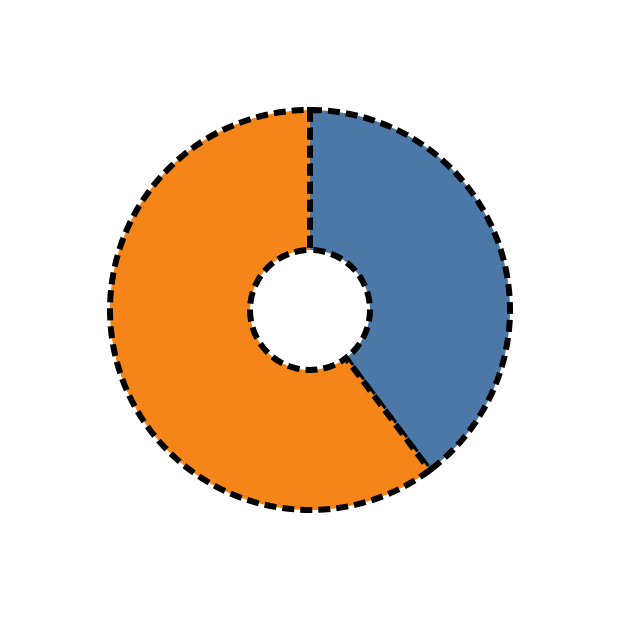

Write a Vega-Lite specification for this figure.
### Vega specification from a JSON file in a GitHub repository (floating-point values rounded to 4 significant figures)
{"$schema": "https://vega.github.io/schema/vega/v6.json", "width": 300, "height": 300, "padding": 5, "autosize": "none", "background": "white", "data": [{"name": "t", "values": [{"i": 0, "a0": 0, "a1": 2.5, "ir": 30, "or": 100}, {"i": 1, "a0": 2.5, "a1": 6.283, "ir": 30, "or": 100}]}], "scales": [{"name": "c", "type": "ordinal", "domain": {"data": "t", "field": "i"}, "range": "category"}], "marks": [{"type": "arc", "from": {"data": "t"}, "encode": {"update": {"x": {"value": 150}, "y": {"value": 150}, "startAngle": {"field": "a0"}, "endAngle": {"field": "a1"}, "innerRadius": {"field": "ir"}, "outerRadius": {"field": "or"}, "fill": {"scale": "c", "field": "i"}, "stroke": {"value": "black"}, "strokeWidth": {"value": 3}, "strokeDash": {"value": [6, 3]}}}}]}
